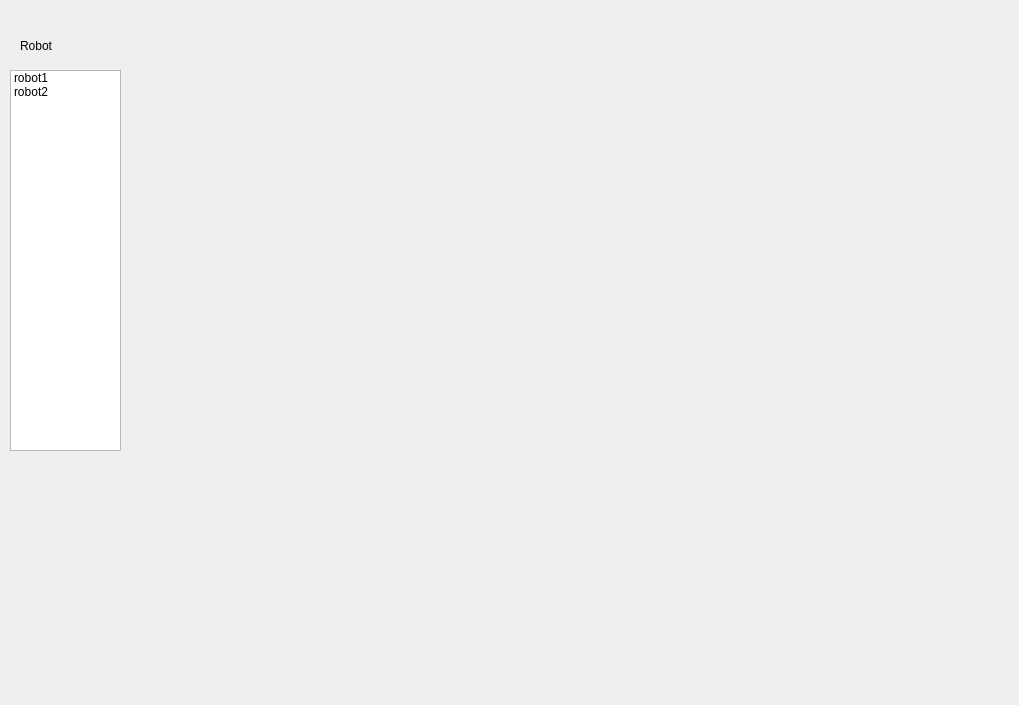
<?xml version="1.0" encoding="UTF-8"?>
<ui version="4.0">
 <class>Widget</class>
 <widget class="QWidget" name="Widget">
  <property name="geometry">
   <rect>
    <x>0</x>
    <y>0</y>
    <width>1019</width>
    <height>705</height>
   </rect>
  </property>
  <property name="windowTitle">
   <string>Widget</string>
  </property>
  <widget class="QLabel" name="TankUI">
   <property name="geometry">
    <rect>
     <x>240</x>
     <y>70</y>
     <width>351</width>
     <height>401</height>
    </rect>
   </property>
   <property name="text">
    <string/>
   </property>
  </widget>
  <widget class="QLabel" name="label_2">
   <property name="geometry">
    <rect>
     <x>20</x>
     <y>40</y>
     <width>54</width>
     <height>12</height>
    </rect>
   </property>
   <property name="text">
    <string>Robot</string>
   </property>
  </widget>
  <widget class="QListWidget" name="listWidget">
   <property name="geometry">
    <rect>
     <x>10</x>
     <y>70</y>
     <width>111</width>
     <height>381</height>
    </rect>
   </property>
   <item>
    <property name="text">
     <string>robot1</string>
    </property>
   </item>
   <item>
    <property name="text">
     <string>robot2</string>
    </property>
   </item>
  </widget>
 </widget>
 <layoutdefault spacing="6" margin="11"/>
 <resources/>
 <connections/>
</ui>
